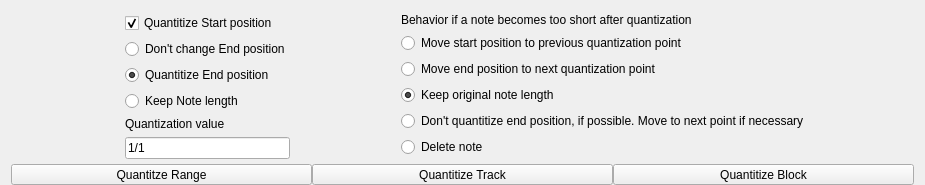
<?xml version="1.0" encoding="UTF-8"?>
<ui version="4.0">
 <class>Form</class>
 <widget class="QWidget" name="Form">
  <property name="geometry">
   <rect>
    <x>0</x>
    <y>0</y>
    <width>925</width>
    <height>185</height>
   </rect>
  </property>
  <property name="windowTitle">
   <string>Form</string>
  </property>
  <layout class="QVBoxLayout" name="verticalLayout" stretch="1,5,0">
   <property name="spacing">
    <number>0</number>
   </property>
   <property name="topMargin">
    <number>5</number>
   </property>
   <property name="bottomMargin">
    <number>0</number>
   </property>
   <item>
    <spacer name="verticalSpacer_2">
     <property name="orientation">
      <enum>Qt::Vertical</enum>
     </property>
     <property name="sizeHint" stdset="0">
      <size>
       <width>20</width>
       <height>1</height>
      </size>
     </property>
    </spacer>
   </item>
   <item>
    <widget class="QWidget" name="quantization" native="true">
     <layout class="QHBoxLayout" name="horizontalLayout_2" stretch="0,0,0,0,0">
      <property name="topMargin">
       <number>0</number>
      </property>
      <property name="bottomMargin">
       <number>0</number>
      </property>
      <item>
       <spacer name="horizontalSpacer_2">
        <property name="orientation">
         <enum>Qt::Horizontal</enum>
        </property>
        <property name="sizeHint" stdset="0">
         <size>
          <width>40</width>
          <height>20</height>
         </size>
        </property>
       </spacer>
      </item>
      <item>
       <widget class="QWidget" name="widget" native="true">
        <property name="sizePolicy">
         <sizepolicy hsizetype="Fixed" vsizetype="Preferred">
          <horstretch>0</horstretch>
          <verstretch>0</verstretch>
         </sizepolicy>
        </property>
        <layout class="QVBoxLayout" name="verticalLayout_4">
         <property name="sizeConstraint">
          <enum>QLayout::SetDefaultConstraint</enum>
         </property>
         <property name="topMargin">
          <number>0</number>
         </property>
         <property name="bottomMargin">
          <number>5</number>
         </property>
         <item>
          <widget class="QCheckBox" name="quant_start">
           <property name="text">
            <string>Quantitize Start position</string>
           </property>
           <property name="checked">
            <bool>true</bool>
           </property>
          </widget>
         </item>
         <item>
          <widget class="QRadioButton" name="dont_quant_end">
           <property name="text">
            <string>Don't change End position</string>
           </property>
           <attribute name="buttonGroup">
            <string notr="true">buttonGroup</string>
           </attribute>
          </widget>
         </item>
         <item>
          <widget class="QRadioButton" name="quant_end">
           <property name="text">
            <string>Quantitize End position</string>
           </property>
           <property name="checked">
            <bool>true</bool>
           </property>
           <attribute name="buttonGroup">
            <string notr="true">buttonGroup</string>
           </attribute>
          </widget>
         </item>
         <item>
          <widget class="QRadioButton" name="keep_length">
           <property name="text">
            <string>Keep Note length</string>
           </property>
           <attribute name="buttonGroup">
            <string notr="true">buttonGroup</string>
           </attribute>
          </widget>
         </item>
         <item>
          <widget class="QLabel" name="label_2">
           <property name="toolTip">
            <string>&lt;html&gt;&lt;head/&gt;&lt;body&gt;&lt;p&gt;Note: The unit is &lt;span style=&quot; font-weight:600;&quot;&gt;line&lt;/span&gt;, and not beat. So, for instance, if your measurement is 4/4 and you want to quantize the notes to the quarter beats, you would want set this value to 1/4 multiplied by the LPB value.&lt;/p&gt;&lt;/body&gt;&lt;/html&gt;</string>
           </property>
           <property name="text">
            <string>Quantization value</string>
           </property>
          </widget>
         </item>
         <item>
          <widget class="RatioQLineEdit" name="quantization_value">
           <property name="sizePolicy">
            <sizepolicy hsizetype="Preferred" vsizetype="Fixed">
             <horstretch>0</horstretch>
             <verstretch>0</verstretch>
            </sizepolicy>
           </property>
           <property name="toolTip">
            <string>&lt;html&gt;&lt;head/&gt;&lt;body&gt;&lt;p&gt;Note: The unit is &lt;span style=&quot; font-weight:600;&quot;&gt;line&lt;/span&gt;, and not beat. So, for instance, if your measurement is 4/4 and you want to quantize the notes to the quarter beats, you would want set this value to 1/4 multiplied by the LPB value.&lt;/p&gt;&lt;/body&gt;&lt;/html&gt;</string>
           </property>
           <property name="text">
            <string>1/1</string>
           </property>
          </widget>
         </item>
         <item>
          <spacer name="verticalSpacer">
           <property name="orientation">
            <enum>Qt::Vertical</enum>
           </property>
           <property name="sizeHint" stdset="0">
            <size>
             <width>20</width>
             <height>5</height>
            </size>
           </property>
          </spacer>
         </item>
        </layout>
       </widget>
      </item>
      <item>
       <spacer name="horizontalSpacer">
        <property name="orientation">
         <enum>Qt::Horizontal</enum>
        </property>
        <property name="sizeHint" stdset="0">
         <size>
          <width>40</width>
          <height>20</height>
         </size>
        </property>
       </spacer>
      </item>
      <item>
       <widget class="QFrame" name="frame">
        <property name="enabled">
         <bool>true</bool>
        </property>
        <layout class="QVBoxLayout" name="verticalLayout_8">
         <property name="sizeConstraint">
          <enum>QLayout::SetDefaultConstraint</enum>
         </property>
         <property name="leftMargin">
          <number>0</number>
         </property>
         <property name="topMargin">
          <number>0</number>
         </property>
         <property name="rightMargin">
          <number>0</number>
         </property>
         <property name="bottomMargin">
          <number>5</number>
         </property>
         <item>
          <widget class="QLabel" name="label_4">
           <property name="text">
            <string>Behavior if a note becomes too short after quantization</string>
           </property>
          </widget>
         </item>
         <item>
          <widget class="QRadioButton" name="type1">
           <property name="text">
            <string>Move start position to previous quantization point</string>
           </property>
          </widget>
         </item>
         <item>
          <widget class="QRadioButton" name="type2">
           <property name="enabled">
            <bool>true</bool>
           </property>
           <property name="text">
            <string>Move end position to next quantization point</string>
           </property>
          </widget>
         </item>
         <item>
          <widget class="QRadioButton" name="type3">
           <property name="text">
            <string>Keep original note length</string>
           </property>
           <property name="checked">
            <bool>true</bool>
           </property>
          </widget>
         </item>
         <item>
          <widget class="QRadioButton" name="type4">
           <property name="enabled">
            <bool>true</bool>
           </property>
           <property name="text">
            <string>Don't quantitize end position, if possible. Move to next point if necessary</string>
           </property>
           <property name="checked">
            <bool>false</bool>
           </property>
          </widget>
         </item>
         <item>
          <widget class="QRadioButton" name="type5">
           <property name="enabled">
            <bool>true</bool>
           </property>
           <property name="text">
            <string>Delete note</string>
           </property>
          </widget>
         </item>
         <item>
          <spacer name="verticalSpacer_3">
           <property name="orientation">
            <enum>Qt::Vertical</enum>
           </property>
           <property name="sizeHint" stdset="0">
            <size>
             <width>20</width>
             <height>2</height>
            </size>
           </property>
          </spacer>
         </item>
        </layout>
       </widget>
      </item>
      <item>
       <spacer name="horizontalSpacer_3">
        <property name="orientation">
         <enum>Qt::Horizontal</enum>
        </property>
        <property name="sizeHint" stdset="0">
         <size>
          <width>40</width>
          <height>20</height>
         </size>
        </property>
       </spacer>
      </item>
     </layout>
    </widget>
   </item>
   <item>
    <layout class="QHBoxLayout" name="horizontalLayout_3">
     <item>
      <widget class="QToolButton" name="quantitize_range">
       <property name="sizePolicy">
        <sizepolicy hsizetype="Expanding" vsizetype="Fixed">
         <horstretch>0</horstretch>
         <verstretch>0</verstretch>
        </sizepolicy>
       </property>
       <property name="text">
        <string>Quantitze Range</string>
       </property>
      </widget>
     </item>
     <item>
      <widget class="QToolButton" name="quantitize_track">
       <property name="sizePolicy">
        <sizepolicy hsizetype="Expanding" vsizetype="Fixed">
         <horstretch>0</horstretch>
         <verstretch>0</verstretch>
        </sizepolicy>
       </property>
       <property name="text">
        <string>Quantitize Track</string>
       </property>
      </widget>
     </item>
     <item>
      <widget class="QToolButton" name="quantitize_block">
       <property name="sizePolicy">
        <sizepolicy hsizetype="Expanding" vsizetype="Fixed">
         <horstretch>0</horstretch>
         <verstretch>0</verstretch>
        </sizepolicy>
       </property>
       <property name="text">
        <string>Quantitize Block</string>
       </property>
      </widget>
     </item>
    </layout>
   </item>
  </layout>
 </widget>
 <customwidgets>
  <customwidget>
   <class>RatioQLineEdit</class>
   <extends>QLineEdit</extends>
   <header>lzqlineedit.h</header>
  </customwidget>
 </customwidgets>
 <resources/>
 <connections/>
 <buttongroups>
  <buttongroup name="buttonGroup"/>
 </buttongroups>
</ui>
